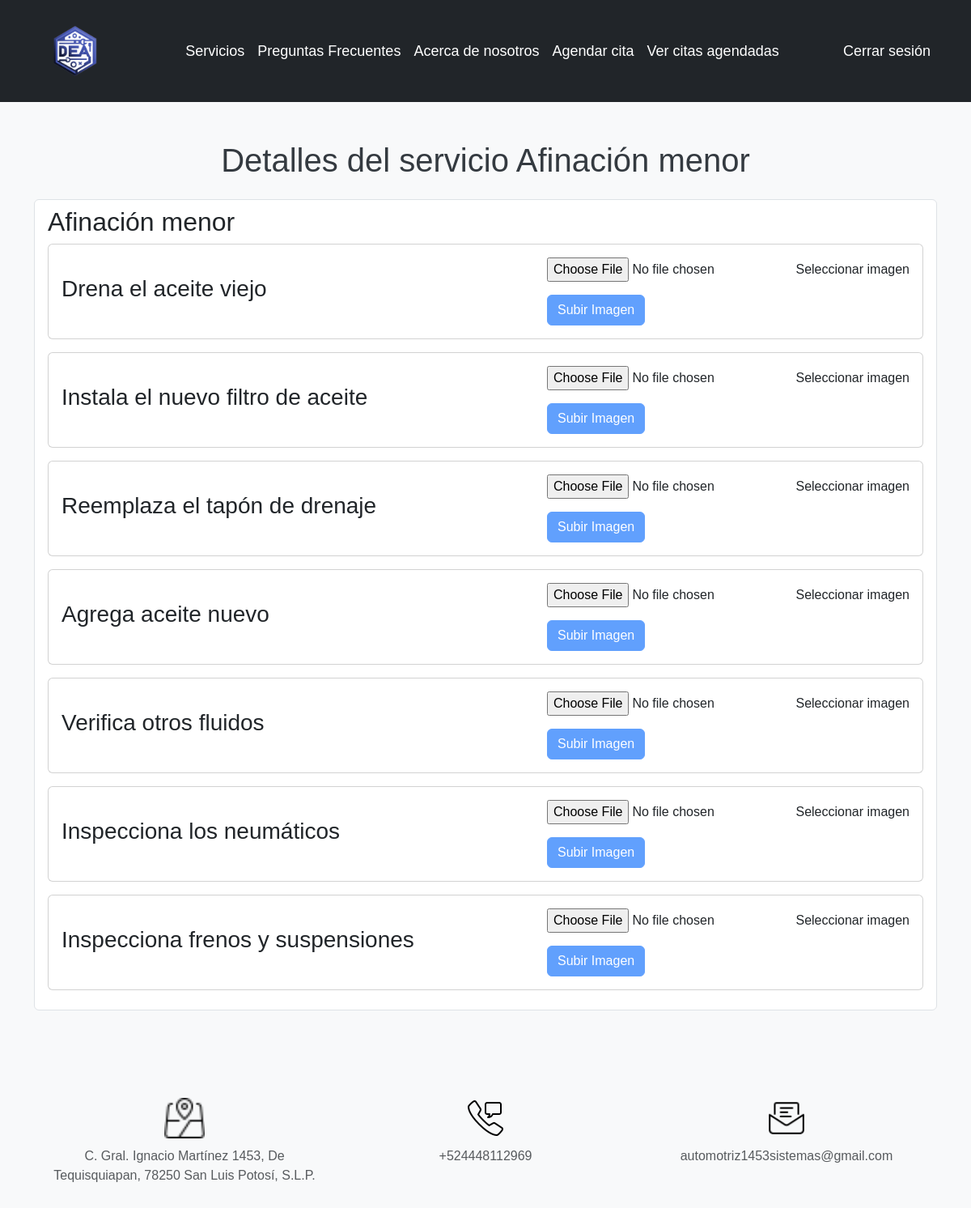
Screenshot of /detalle_cita_en_proceso/44/detalle_servicio/1/ (signed in) with the database file from the repository.
### autenticacion/models.py (models this page shows, shortened)
class Servicio(models.Model):
    nombre = models.CharField(max_length=100)
    descripcion = models.TextField()
    precio = models.DecimalField(max_digits=8, decimal_places=2)

class Fase(models.Model):
    nombre = models.CharField(max_length=255)
    servicio = models.ForeignKey(Servicio, on_delete=models.CASCADE)

### autenticacion/views.py (the view)
# urls.py: path('detalle_cita_en_proceso/<int:cita_id>/detalle_servicio/<int:servicio_id>/', v_auth.detalle_servicio, name='detalle_servicio'),
@login_required
def detalle_servicio(request, cita_id, servicio_id):
    cita = get_object_or_404(Cita, id=cita_id, estado="en proceso")
    servicio = get_object_or_404(Servicio, id=servicio_id)
    fases_servicio = servicio.fase_set.all()
    fase_imagen_asociada = []  # Lista de listas para almacenar información
    for fase in fases_servicio:
        if ImagenFase.objects.filter(cita=cita, servicio=servicio, fase=fase).exists():
            imagen_fase = ImagenFase.objects.get(cita=cita, servicio=servicio, fase=fase)
            fase_imagen_asociada.append([fase, True, imagen_fase])
        else:
            fase_imagen_asociada.append([fase, False, None])
    return render(request, 'detalle_servicio.html', {
        'cita': cita,
        'servicio': servicio,
        'fase_imagen_asociada': fase_imagen_asociada,
    })

### main/templates/detalle_servicio.html (shortened to what this page needs)
<!DOCTYPE html>
<html lang="en">
<head>
    {% extends 'layouts/base.html' %}
    {% block content %}
    <div class="container my-5">
        <h1 class="text-center mb-4">Detalles del servicio {{ servicio.nombre }}</h1>
        <ul class="list-group">
            <li class="list-group-item">
                <div>
                    <h2>{{ servicio.nombre }}</h2>
                    <ul class="list-group">
                        {% for fase, imagen_asociada, imagen_fase in fase_imagen_asociada %}
                        <div class="card mb-3">
                            <div class="card-body">
                                <div class="d-flex justify-content-between align-items-center">
                                    <div>
                                        <h3 class="card-title">{{ fase.nombre }}</h3>
                                    </div>
                                    {% if imagen_asociada %}
                                    <form action="{% url 'eliminar_imagen' fase.id %}" method="post" class="ml-auto">
                                        {% csrf_token %}
                                        <input type="hidden" name="cita_id" value="{{ cita.id }}">
                                        <input type="hidden" name="servicio_id" value="{{ servicio.id }}">
                                        <input type="hidden" name="fase_id" value="{{ fase.id }}">
                                        <button type="submit" class="btn btn-danger">Eliminar Imagen</button>
                                    </form>
                                    {% else %}
                                    <form action="{% url 'subir_imagen' fase.id %}" method="post" enctype="multipart/form-data" class="ml-auto">
                                        <div class="custom-file mb-3">
                                            <input type="file" name="imagen" class="custom-file-input" id="imagen-input-{{fase.id}}" accept="image/png, image/gif, image/jpeg">
                                            <label class="custom-file-label" for="imagen-input-{{fase.id}}">Seleccionar imagen</label>
                                        </div>
                                        <button type="submit" id="boton-subir-imagen-{{fase.id}}" class="btn btn-primary" disabled>Subir Imagen</button>
                                    </form>
                                    {% endif %}
                                </div>
                            </div>
                        </div>
                        {% endfor %}
                    </ul>
                </div>
            </li>
        </ul>
    </div>
    {% endblock %}

### main/templates/layouts/base.html (style rules this page uses)
body { font-family: Arial, sans-serif; background-color: #f8f9fa; color: #343a40; }

### rows the page displays
Servicio: nombre "Afinación menor"
Fase: nombre "Drena el aceite viejo"
Fase: nombre "Instala el nuevo filtro de aceite"
Fase: nombre "Reemplaza el tapón de drenaje"
Fase: nombre "Agrega aceite nuevo"
Fase: nombre "Verifica otros fluidos"
Fase: nombre "Inspecciona los neumáticos"
Fase: nombre "Inspecciona frenos y suspensiones"
